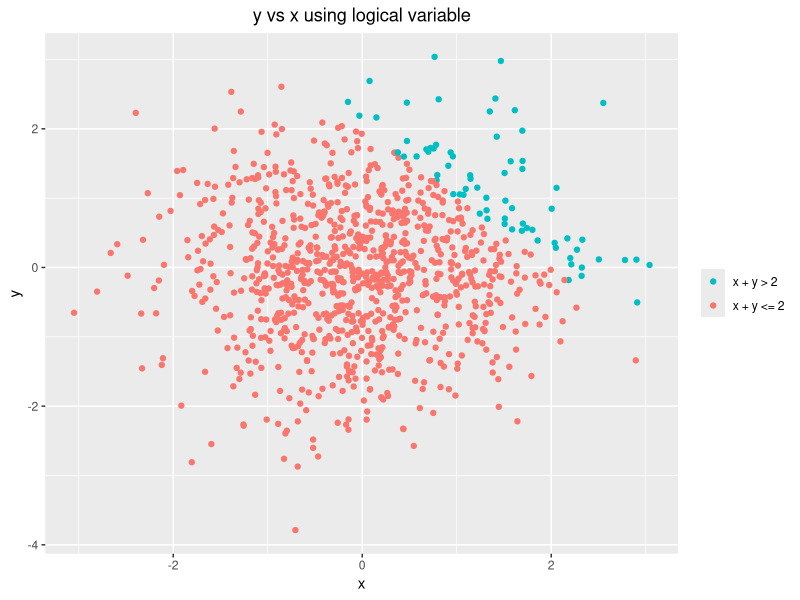
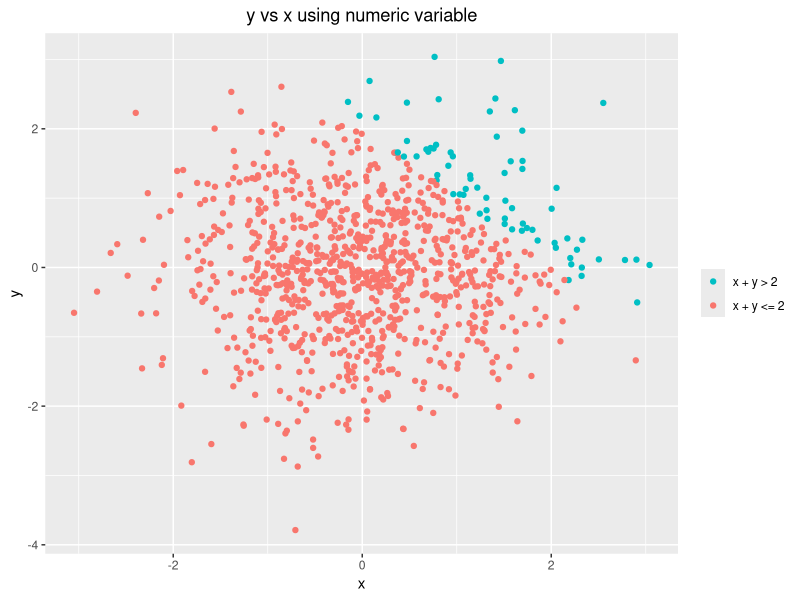
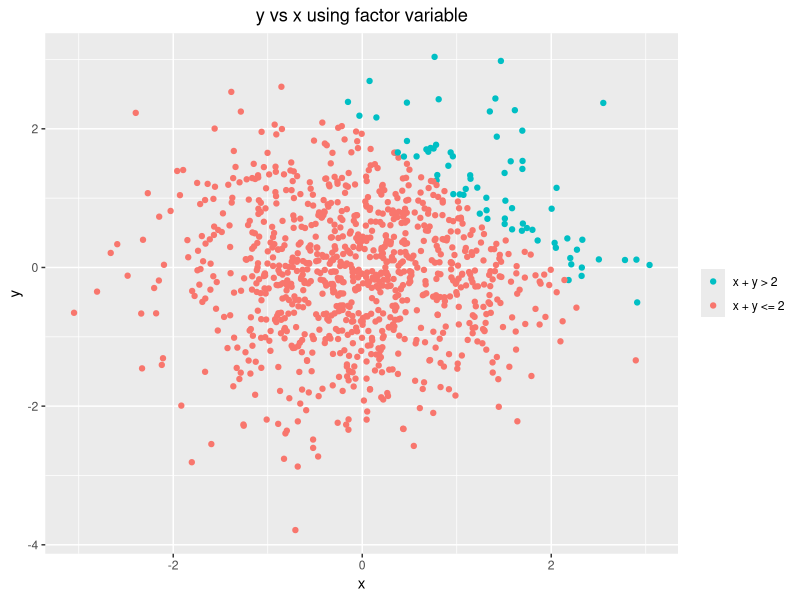
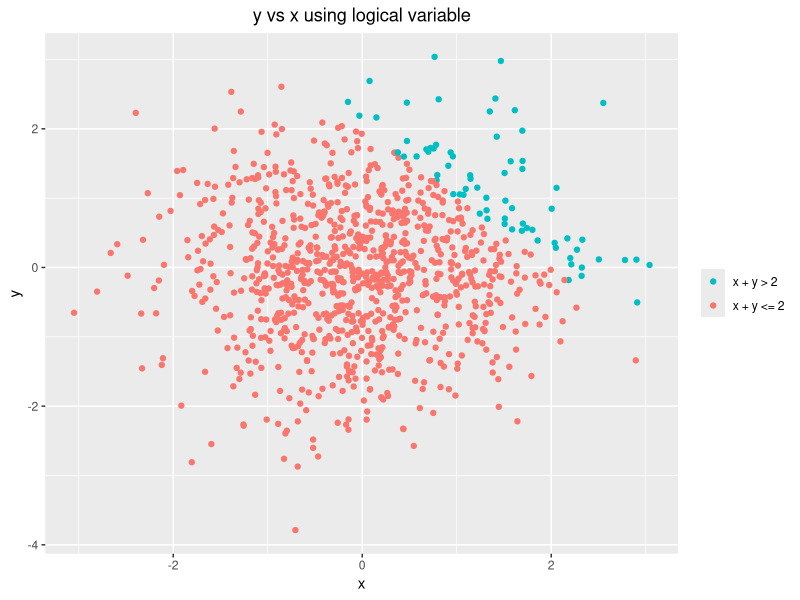

These charts were generated, in order, by the following R code:
## ---- chunk 1
library(tidyverse)
## ---- chunk 2

df1 = tibble(
  vec_unif = runif(10,0,5),
  vec_logic = I(vec_unif > 2),
  vec_char =  letters[seq(1,10)],
  vec_factor = factor(c("up","down","up","down","up","down","up","down","up","down"))
)

## ---- chunk 3
df1
## ---- chunk 4
mean_unif = mean(df1$vec_unif)
mean_logic = mean(df1$vec_logic)
mean_char = mean(df1$vec_char)
mean_factor = mean(df1$vec_factor)
## ---- chunk 5
as.numeric(as.factor(df1$vec_char))
as.numeric(as.character(df1$vec_logic))
## ---- chunk 6

df2 = tibble(
  x = rnorm(1000),
  y = rnorm(1000),
  vec_logic = I(x + y > 2),
  vec_num =  as.numeric(I(x + y > 2)),
  vec_factor = as.factor(I(x + y > 2))
)

## ---- chunk 7

ggplot(df2, aes(x, y)) + 
  geom_point(aes(colour = factor(df2$vec_logic))) + 
  ggtitle("y vs x using logical variable") +  
  theme(plot.title = element_text(hjust=0.5)) + 
  scale_colour_discrete(name = NULL, guide = guide_legend(reverse=TRUE), labels = c('x + y <= 2','x + y > 2'))
  
## ---- chunk 8
ggsave("y vs x using logical variable.png")
## ---- chunk 9

ggplot(df2, aes(x, y)) + 
  geom_point(aes(colour = factor(df2$vec_num))) + 
  ggtitle("y vs x using numeric variable") +  
  theme(plot.title = element_text(hjust=0.5)) + 
  scale_colour_discrete(name = NULL, guide = guide_legend(reverse=TRUE), labels = c('x + y <= 2','x + y > 2'))
## ---- chunk 10

ggplot(df2, aes(x, y)) + 
  geom_point(aes(colour = factor(df2$vec_factor))) + 
  ggtitle("y vs x using factor variable") +  
  theme(plot.title = element_text(hjust=0.5)) + 
  scale_colour_discrete(name = NULL, guide = guide_legend(reverse=TRUE), labels = c('x + y <= 2','x + y > 2'))
